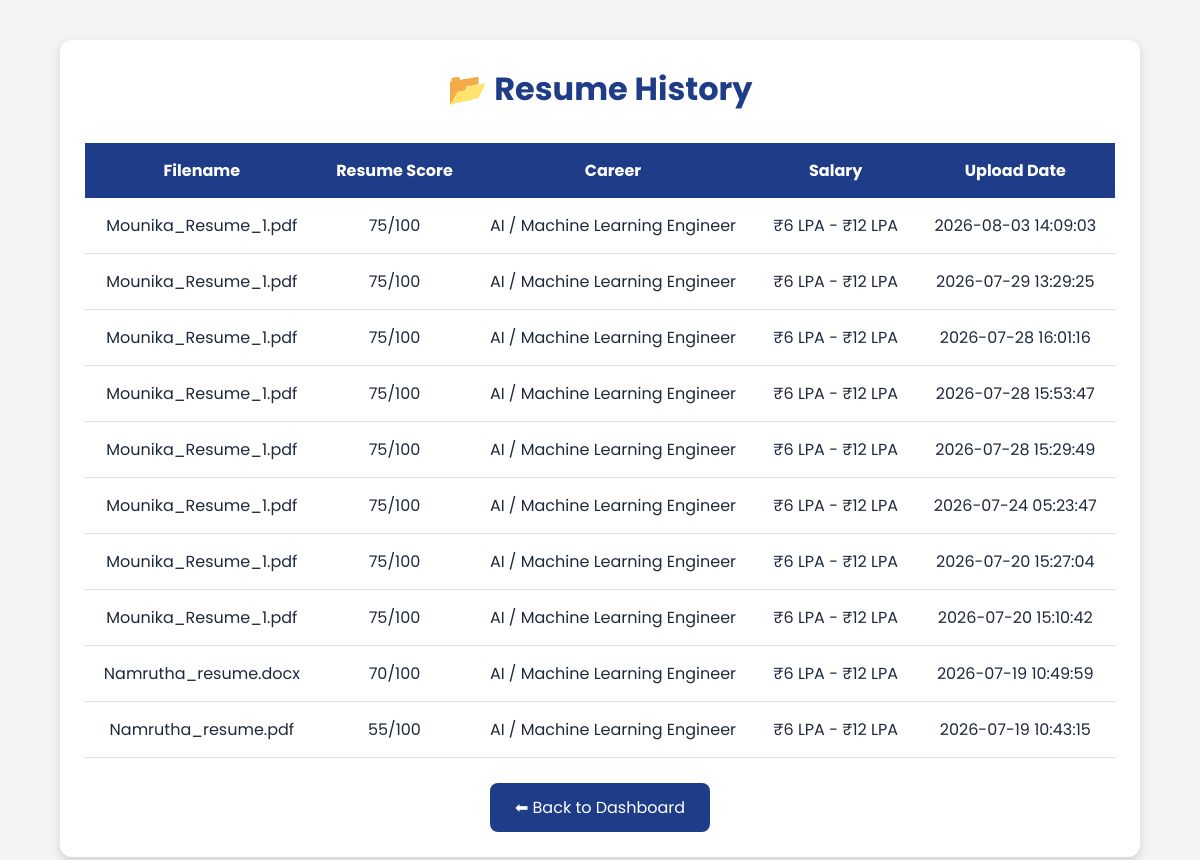
The app's page /history (signed in), older data.
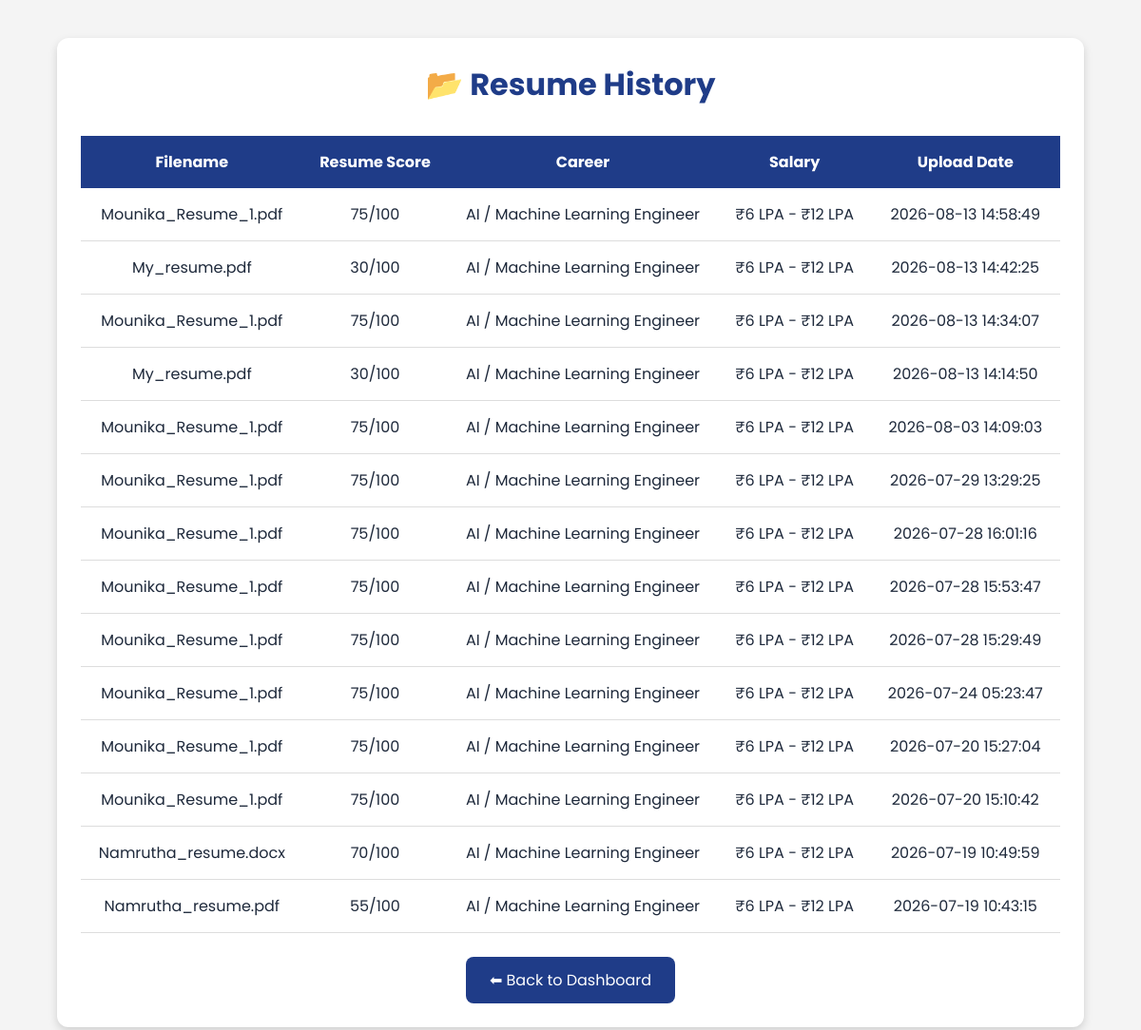
The same page, newer data.
### tables this page shows
CREATE TABLE resume_history(
        id INTEGER PRIMARY KEY AUTOINCREMENT,
        email TEXT NOT NULL,
        filename TEXT NOT NULL,
        score INTEGER,
        career TEXT,
        salary TEXT,
        upload_date TIMESTAMP DEFAULT CURRENT_TIMESTAMP
    );

### app.py (the view)
@app.route("/history")
@login_required
def history():
    connection = sqlite3.connect(DATABASE)
    cursor = connection.cursor()
    cursor.execute("""
    SELECT filename, score, career, salary, upload_date
    FROM resume_history
    WHERE email=?
    ORDER BY upload_date DESC
    """, (session["user_email"],))
    user_history = cursor.fetchall()
    connection.close()
    return render_template(
        "history.html",
        history=user_history
    )

### app.py (called while the page is built)
def login_required(f):
    @wraps(f)
    def decorated_function(*args, **kwargs):
        if "user_email" not in session:
            return redirect(url_for("login"))
        return f(*args, **kwargs)
    return decorated_function

### templates/history.html (shortened to what this page needs)
<!DOCTYPE html>
<html lang="en">
<head>
    <link rel="stylesheet" href="{{ url_for('static', filename='css/style.css') }}">
</head>
<body>
<div class="container">
    <div class="card">
        <h1>📂 Resume History</h1>
        <table>
            <tr>
                <th>Filename</th>
                <th>Resume Score</th>
                <th>Career</th>
                <th>Salary</th>
                <th>Upload Date</th>
            </tr>
            {% if history %}
                {% for row in history %}
                <tr>
                    <td>{{ row[0] }}</td>
                    <td>{{ row[1] }}/100</td>
                    <td>{{ row[2] }}</td>
                    <td>{{ row[3] }}</td>
                    <td>{{ row[4] }}</td>
                </tr>
                {% endfor %}
            {% else %}
                <tr>
                    <td colspan="5">
                        No resume history found.
                    </td>
                </tr>
            {% endif %}
        </table>
        <div style="text-align:center;">
            <a href="/dashboard" class="back-btn">
                ⬅ Back to Dashboard
            </a>
        </div>
    </div>
</div>
</body>
</html>

### static/css/style.css (style rules this page uses)
:root { --primary: #2563eb; --secondary: #7c3aed; --success: #16a34a; --danger: #dc2626; --warning: #f59e0b; --bg: #f4f7fc; --card: #ffffff; --text: #1e293b; --shadow: 0 15px 35px rgba(0,0,0,.08); }
* { margin: 0; padding: 0; box-sizing: border-box; font-family: 'Poppins', sans-serif; }
body { background: var(--bg); color: var(--text); transition: .4s; }
.feature-card, .card { background: var(--card); border: none; border-radius: 20px; box-shadow: var(--shadow); transition: .3s; }

### templates/history.html (style rules this page uses)
body { background:#f4f4f4; font-family:Arial,sans-serif; }
.container { width:90%; margin:40px auto; }
h1 { text-align:center; color:#1f3c88; margin-bottom:30px; }
.card { background:white; padding:25px; border-radius:12px; box-shadow:0 4px 10px rgba(0,0,0,.15); }
table { width:100%; border-collapse:collapse; }
th { background:#1f3c88; color:white; padding:15px; }
td { padding:15px; text-align:center; border-bottom:1px solid #ddd; }
.back-btn { display:inline-block; margin-top:25px; padding:12px 25px; background:#1f3c88; color:white; text-decoration:none; border-radius:8px; }

Row changes from the older to the newer data that the page shows:
added resume_history: filename "Mounika_Resume_1.pdf", score "75", career "AI / Machine Learning Engineer", salary "₹6 LPA - ₹12 LPA", upload_date "2026-08-13 14:58:49"
added resume_history: filename "My_resume.pdf", score "30", career "AI / Machine Learning Engineer", salary "₹6 LPA - ₹12 LPA", upload_date "2026-08-13 14:42:25"
added resume_history: filename "Mounika_Resume_1.pdf", score "75", career "AI / Machine Learning Engineer", salary "₹6 LPA - ₹12 LPA", upload_date "2026-08-13 14:34:07"
added resume_history: filename "My_resume.pdf", score "30", career "AI / Machine Learning Engineer", salary "₹6 LPA - ₹12 LPA", upload_date "2026-08-13 14:14:50"
